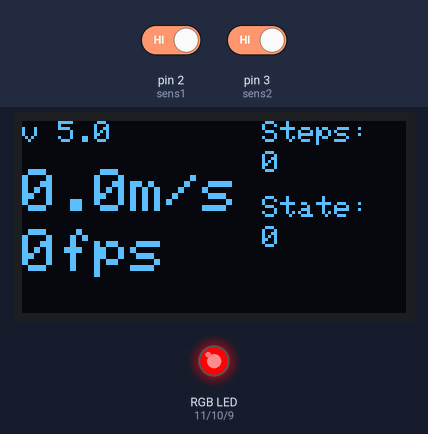
The sketch below on a simulated Arduino Uno, built with avr-gcc and run on an emulated ATmega328P. Shown: 128×64 one-colour display, an RGB LED mixed from three pins (HIGH = lit). The test bench sets the inputs (shaded band); at power-on: pin 2 (sens1) HIGH, pin 3 (sens2) HIGH. Dim RGB values are drawn brighter than linear.

Above: at 0.1 s.
At 5.03 s:
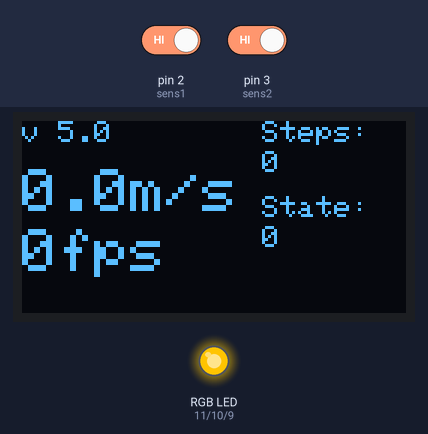
At 9.85 s:
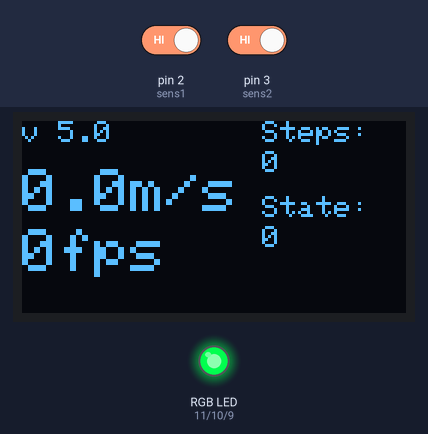
At 19.79 s:
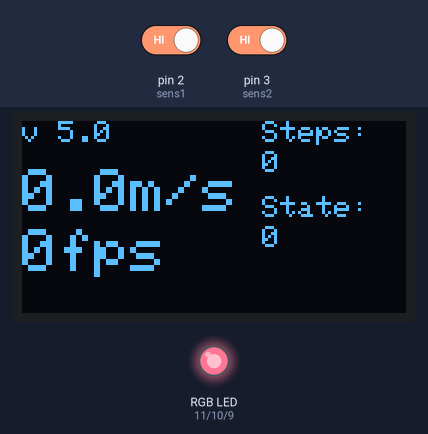
At 29.72 s:
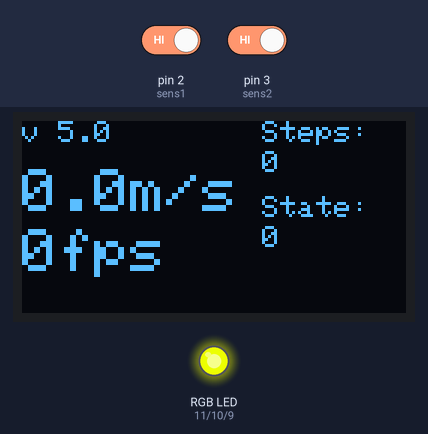
At 39.66 s:
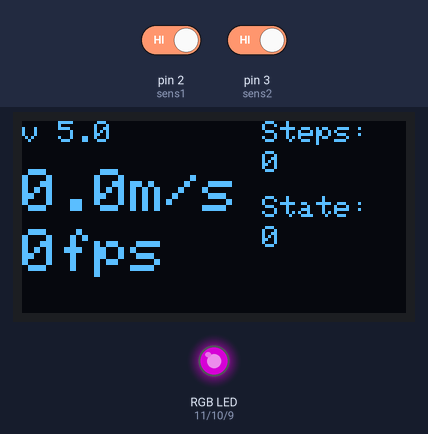
Timing chart, 0 to 40.0 s (numbered marks = the images above):
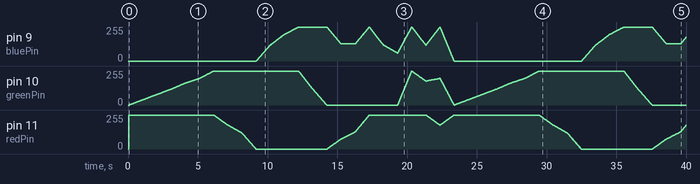

The sketch:

catch_bot_v5.ino
```cpp
#include <AccelStepper.h>  // include libs
#include <math.h>
#include <Wire.h>
#include <Adafruit_GFX.h>
#include <Adafruit_SSD1306.h>

// OLED
#define SCREEN_WIDTH 128
#define SCREEN_HEIGHT 64
#define OLED_RESET -1
Adafruit_SSD1306 display(SCREEN_WIDTH, SCREEN_HEIGHT, &Wire, OLED_RESET);

// define rgb led pins
int redPin = 11;
int greenPin = 10;
int bluePin = 9;

//color structure
struct Color {
  int r;
  int g;
  int b;
};

// rgb main color list
Color colors[] = {
  { 255, 0, 0 },   // Red
  { 255, 40, 0 },  // Red-Orange
  { 255, 80, 0 },
  { 255, 120, 0 },
  { 255, 165, 0 },  // Orange
  { 255, 200, 0 },
  { 255, 255, 0 },  // Yellow
  { 180, 255, 0 },
  { 120, 255, 0 },
  { 0, 255, 0 },  // Green
  { 0, 255, 120 },
  { 0, 255, 200 },
  { 0, 255, 255 },  // Cyan
  { 0, 120, 255 },
  { 0, 0, 255 },    // Blue
  { 75, 0, 130 },   // Indigo
  { 128, 0, 128 },  // Purple
  { 255, 0, 255 },  // Magenta
  { 255, 0, 120 },
  { 255, 0, 60 },
  { 255, 255, 255 },  // White
  { 255, 180, 120 },  // Warm white
  { 180, 200, 255 }   // Cool white
};

const int colorCount = sizeof(colors) / sizeof(colors[0]);  // finds amount of differnet colors

// Timing
unsigned long previousMillis = 0;
const long fadeInterval = 10;
const int fadeSteps = 100;

// rgb color variables
int currentIndex = 0;
int nextIndex = 1;
int stepCount = 0;

float version = 5;  // code version

const byte sens1 = 2;  //sensor pins
const byte sens2 = 3;

const float distanceMeters = 0.02815;  //distance between sensors, in cad 0.02815
const unsigned long debounceSense = 50;   // very small debounce to prevent false trigger

//variables
const int stepsPerCM = 50;  // steps to move 1 cm
float h = 0.825;            //hight of desk
float g = 9.81;             // gravity

// A4988 pins
#define STEP_PIN 4
#define DIR_PIN 5
#define ENABLE_PIN 6

AccelStepper stepper(AccelStepper::DRIVER, STEP_PIN, DIR_PIN);  //defines stepper driver pins

// ISR RESULTS
volatile unsigned long tStart = 0;
volatile unsigned long tStop = 0;
volatile bool measurementReady = false;

// CALCULATED VALUES

float speed_mps = 0.0;
float speed_fps = 0.0;
long targetSteps = 0;

// difine different states the catch bot can be in
enum SystemState {
  ARMED,
  CALCULATING,
  MOVING,
  RETURNING,
  WAITING_FOR_CLEAR
};

SystemState currentState = ARMED;  // catch bot ready or not ready

unsigned long moveCompleteMillis = 0; // time it finished moving
const unsigned long returnDelay = 2000; // delay before motor returns to set 0 position

// INTERRUPTS
void sens1ISR() { // finds the start time of the first ensor trigger
  static unsigned long last = 0;
  unsigned long now = micros();

  if (now - last > debounceSense) {
    tStart = now;
  }
  last = now;
}

void sens2ISR() { // finds the time of the second sensor trigger
  static unsigned long last = 0;
  unsigned long now = micros();

  if (now - last > debounceSense && tStart != 0) {
    tStop = now;
    measurementReady = true;
  }
  last = now;
}


// SETUP

void setup() {
  // Serial.begin(115200);
  Wire.begin();  // starts the wire lib to comunicate with display over the scl/sda pins useing 12ic

  if (!display.begin(SSD1306_SWITCHCAPVCC, 0x3C)) {  // starts the display
    for (;;)
      ;
  }

  pinMode(sens1, INPUT);  //sets sensors as inputs
  pinMode(sens2, INPUT);

  //pinMode(ENABLE_PIN, OUTPUT); // not required
  //digitalWrite(ENABLE_PIN, LOW);

  pinMode(redPin, OUTPUT);  // set rgb led pins as outputs
  pinMode(greenPin, OUTPUT);
  pinMode(bluePin, OUTPUT);

  stepper.setMaxSpeed(250000);  // set max speed/acceleration
  stepper.setAcceleration(250000);
  stepper.setCurrentPosition(0);  // set zero asuming correctly alinged with end of table

  attachInterrupt(digitalPinToInterrupt(sens1), sens1ISR, RISING);
  attachInterrupt(digitalPinToInterrupt(sens2), sens2ISR, RISING);

  drawDisplay();  // initial screen
}

void loop() {
  stepper.run();  //accel stepper requires this to be called every loop

  switch (currentState) {

    case ARMED:
      // wait until the sensors detect something passing through
      if (measurementReady) currentState = CALCULATING;
      break;

    case CALCULATING:
      {
        noInterrupts();  // pause interrupts so values dont change mid calc
        unsigned long start = tStart;
        unsigned long stop = tStop;
        tStart = 0;  // reset time of start for next run
        measurementReady = false;
        interrupts();  // turn interrupts back on

        unsigned long dt = stop - start;  // calculate time difference
        if (dt == 0) dt = 1;              // prevent dividing by zero if sensors glitch

        // calculate meters per second
        speed_mps = distanceMeters / (dt / 1000000.0);
        speed_fps = speed_mps * 3.28084;  // convert to feet per second

        // projectile motion math to find where it will land
        float X = speed_mps * sqrt((2.0 * h) / g);
        float X_cm = X * 100.0;                   // convert meters to cm
        targetSteps = (long)(X_cm * stepsPerCM);  // convert cm to motor steps

        // if it has a valid amount of target steps it will tell the stepper to move
        if (targetSteps > 0) {
          stepper.moveTo(targetSteps);  // moves stepper
          currentState = MOVING;        // tell code its curently moveing to reduce crashes of rail system
        } else {
          currentState = WAITING_FOR_CLEAR;
        }

        drawDisplay();  // update screen with new speeds and steps
        break;
      }

    case MOVING:
      // check if the motor has finished reaching the position
      if (stepper.distanceToGo() == 0) {
        moveCompleteMillis = millis();  // mark the time finished moveing
        currentState = RETURNING;
      }
      break;

    case RETURNING:
      // wait a bit so we actually catch the object before moving back
      if (millis() - moveCompleteMillis >= returnDelay) {
        stepper.moveTo(0);  // sends the track back to 0 position
        currentState = WAITING_FOR_CLEAR;
      }
      break;

    case WAITING_FOR_CLEAR:
      // make sure motor is home and sensors are not blocked before resetting
      if (stepper.distanceToGo() == 0 && digitalRead(sens1) == LOW && digitalRead(sens2) == LOW) {

        delay(300);            // small buffer for stability
        currentState = ARMED;  // ready for the next marble
        drawDisplay();
      }
      break;
  }

  // RGB FADING
  unsigned long currentMillis = millis();

  if (currentMillis - previousMillis >= fadeInterval) {  // fades to next color after the fade interval or the delay betwn color changes
    previousMillis = currentMillis;

    // calculate the blend between the current color and the next one
    float t = (float)stepCount / fadeSteps;

    // math to interpolate the r, g, b values
    int r = colors[currentIndex].r + (colors[nextIndex].r - colors[currentIndex].r) * t;
    int g = colors[currentIndex].g + (colors[nextIndex].g - colors[currentIndex].g) * t;
    int b = colors[currentIndex].b + (colors[nextIndex].b - colors[currentIndex].b) * t;

    setColor(r, g, b);  // apply the faded color to the pins

    stepCount++;

    // if fade is finished, move to the next color in the list
    if (stepCount > fadeSteps) {
      stepCount = 0;
      currentIndex = nextIndex;
      nextIndex = (nextIndex + 1) % colorCount;  // loop back to start of array
    }
  }
}


void drawDisplay() {       //updates the display
  display.clearDisplay();  // clears display

  display.setTextColor(WHITE);  // sets text color but doesnt really work due to display hardware limitations

  // version
  display.setTextSize(1);       // change text size
  display.setCursor(0, 0);      // move cursor
  display.print("v ");          // prints v for "version"
  display.println(version, 1);  // prints code version next to v

  // speeds
  display.setTextSize(2);       // sets to bigger text size
  display.setCursor(0, 16);     // moves cursor
  display.print(speed_mps, 1);  // then prints the m/s next to it
  display.print("m/s");         // prints m/s units

  display.setCursor(0, 36);     // moves cursor again
  display.print(speed_fps, 0);  // prints speed in foot per second, why did i add this??????
  display.print("fps");         // prints units

  // steps
  display.setTextSize(1);      // changes text size back
  display.setCursor(80, 0);    //moves cursor
  display.print("Steps:");     // label
  display.setCursor(80, 10);   // moves cursor again
  display.print(targetSteps);  // prints steps that the motor moved

  // state
  display.setCursor(80, 25);    //moves cursor again
  display.print("State:");      // prints label
  display.setCursor(80, 35);    // moves cursor
  display.print(currentState);  // prints state

  display.display();  // send all above to display
}
void setColor(int redValue, int greenValue, int blueValue) {  // rgb code
  analogWrite(redPin, redValue);
  analogWrite(greenPin, greenValue);
  analogWrite(bluePin, blueValue);
}
```
